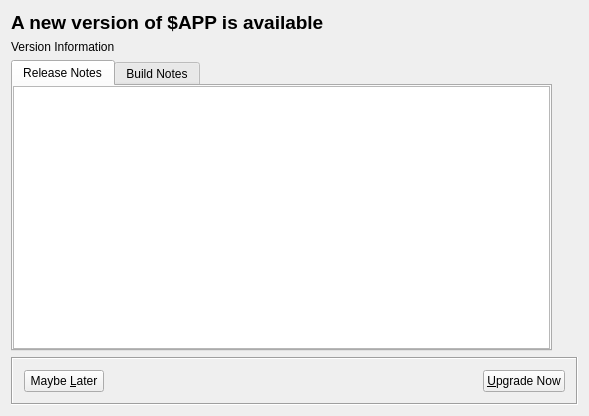
<?xml version="1.0" encoding="UTF-8"?>
<ui version="4.0">
 <class>UpdaterWindow</class>
 <widget class="QMainWindow" name="UpdaterWindow">
  <property name="geometry">
   <rect>
    <x>0</x>
    <y>0</y>
    <width>589</width>
    <height>416</height>
   </rect>
  </property>
  <property name="windowTitle">
   <string>OSCAR Updater</string>
  </property>
  <property name="windowIcon">
   <iconset>
    <normaloff>:/icons/logo.png</normaloff>:/icons/logo.png</iconset>
  </property>
  <widget class="QWidget" name="centralWidget">
   <layout class="QVBoxLayout" name="verticalLayout">
    <property name="spacing">
     <number>0</number>
    </property>
    <property name="leftMargin">
     <number>0</number>
    </property>
    <property name="topMargin">
     <number>0</number>
    </property>
    <property name="rightMargin">
     <number>0</number>
    </property>
    <property name="bottomMargin">
     <number>0</number>
    </property>
    <item>
     <widget class="QStackedWidget" name="stackedWidget">
      <property name="currentIndex">
       <number>0</number>
      </property>
      <widget class="QWidget" name="frontPage">
       <layout class="QGridLayout" name="gridLayout">
        <item row="0" column="0">
         <widget class="QLabel" name="Title">
          <property name="sizePolicy">
           <sizepolicy hsizetype="Fixed" vsizetype="Preferred">
            <horstretch>0</horstretch>
            <verstretch>0</verstretch>
           </sizepolicy>
          </property>
          <property name="font">
           <font>
            <pointsize>14</pointsize>
            <weight>75</weight>
            <bold>true</bold>
           </font>
          </property>
          <property name="text">
           <string>A new version of $APP is available</string>
          </property>
         </widget>
        </item>
        <item row="0" column="1" rowspan="3">
         <layout class="QVBoxLayout" name="verticalLayout_5">
          <item>
           <widget class="QLabel" name="graphicLabel">
            <property name="maximumSize">
             <size>
              <width>100</width>
              <height>100</height>
             </size>
            </property>
            <property name="text">
             <string/>
            </property>
            <property name="pixmap">
             <pixmap resource="Resources.qrc">:/icons/logo.png</pixmap>
            </property>
            <property name="scaledContents">
             <bool>true</bool>
            </property>
            <property name="alignment">
             <set>Qt::AlignLeading|Qt::AlignLeft|Qt::AlignTop</set>
            </property>
           </widget>
          </item>
          <item>
           <spacer name="verticalSpacer">
            <property name="orientation">
             <enum>Qt::Vertical</enum>
            </property>
            <property name="sizeHint" stdset="0">
             <size>
              <width>20</width>
              <height>40</height>
             </size>
            </property>
           </spacer>
          </item>
         </layout>
        </item>
        <item row="1" column="0">
         <widget class="QLabel" name="versionInfo">
          <property name="text">
           <string>Version Information</string>
          </property>
         </widget>
        </item>
        <item row="2" column="0">
         <widget class="QTabWidget" name="notesTabWidget">
          <property name="currentIndex">
           <number>0</number>
          </property>
          <widget class="QWidget" name="relNotesTab">
           <attribute name="title">
            <string>Release Notes</string>
           </attribute>
           <layout class="QVBoxLayout" name="verticalLayout_8">
            <property name="spacing">
             <number>0</number>
            </property>
            <property name="leftMargin">
             <number>0</number>
            </property>
            <property name="topMargin">
             <number>0</number>
            </property>
            <property name="rightMargin">
             <number>0</number>
            </property>
            <property name="bottomMargin">
             <number>0</number>
            </property>
            <item>
             <widget class="QTextBrowser" name="webView"/>
            </item>
           </layout>
          </widget>
          <widget class="QWidget" name="buildNotesTab">
           <attribute name="title">
            <string>Build Notes</string>
           </attribute>
           <layout class="QVBoxLayout" name="verticalLayout_9">
            <property name="spacing">
             <number>0</number>
            </property>
            <property name="leftMargin">
             <number>0</number>
            </property>
            <property name="topMargin">
             <number>0</number>
            </property>
            <property name="rightMargin">
             <number>0</number>
            </property>
            <property name="bottomMargin">
             <number>0</number>
            </property>
            <item>
             <widget class="QTextEdit" name="buildNotes">
              <property name="sizePolicy">
               <sizepolicy hsizetype="Expanding" vsizetype="Expanding">
                <horstretch>0</horstretch>
                <verstretch>0</verstretch>
               </sizepolicy>
              </property>
              <property name="frameShape">
               <enum>QFrame::NoFrame</enum>
              </property>
              <property name="frameShadow">
               <enum>QFrame::Plain</enum>
              </property>
              <property name="readOnly">
               <bool>true</bool>
              </property>
             </widget>
            </item>
           </layout>
          </widget>
         </widget>
        </item>
        <item row="3" column="0" colspan="2">
         <widget class="QFrame" name="frame_2">
          <property name="frameShape">
           <enum>QFrame::Box</enum>
          </property>
          <property name="frameShadow">
           <enum>QFrame::Sunken</enum>
          </property>
          <layout class="QHBoxLayout" name="horizontalLayout_3">
           <item>
            <widget class="QPushButton" name="CloseButton">
             <property name="text">
              <string>Maybe &amp;Later</string>
             </property>
            </widget>
           </item>
           <item>
            <spacer name="horizontalSpacer_2">
             <property name="orientation">
              <enum>Qt::Horizontal</enum>
             </property>
             <property name="sizeHint" stdset="0">
              <size>
               <width>40</width>
               <height>20</height>
              </size>
             </property>
            </spacer>
           </item>
           <item>
            <widget class="QPushButton" name="upgradeButton">
             <property name="text">
              <string>&amp;Upgrade Now</string>
             </property>
            </widget>
           </item>
          </layout>
         </widget>
        </item>
       </layout>
      </widget>
      <widget class="QWidget" name="page">
       <layout class="QVBoxLayout" name="verticalLayout_2">
        <property name="spacing">
         <number>4</number>
        </property>
        <property name="leftMargin">
         <number>4</number>
        </property>
        <property name="topMargin">
         <number>4</number>
        </property>
        <property name="rightMargin">
         <number>4</number>
        </property>
        <property name="bottomMargin">
         <number>4</number>
        </property>
        <item>
         <widget class="QLabel" name="downloadTitle">
          <property name="font">
           <font>
            <weight>75</weight>
            <bold>true</bold>
           </font>
          </property>
          <property name="text">
           <string>Please wait while updates are downloaded and installed...</string>
          </property>
         </widget>
        </item>
        <item>
         <layout class="QHBoxLayout" name="horizontalLayout"/>
        </item>
        <item>
         <widget class="QTabWidget" name="tabWidget">
          <property name="currentIndex">
           <number>0</number>
          </property>
          <widget class="QWidget" name="tabUpdates">
           <attribute name="title">
            <string>Updates</string>
           </attribute>
           <layout class="QVBoxLayout" name="verticalLayout_3">
            <property name="spacing">
             <number>0</number>
            </property>
            <property name="leftMargin">
             <number>0</number>
            </property>
            <property name="topMargin">
             <number>0</number>
            </property>
            <property name="rightMargin">
             <number>0</number>
            </property>
            <property name="bottomMargin">
             <number>0</number>
            </property>
            <item>
             <widget class="QTableWidget" name="tableWidget">
              <property name="editTriggers">
               <set>QAbstractItemView::NoEditTriggers</set>
              </property>
              <property name="alternatingRowColors">
               <bool>true</bool>
              </property>
              <property name="selectionMode">
               <enum>QAbstractItemView::NoSelection</enum>
              </property>
              <property name="selectionBehavior">
               <enum>QAbstractItemView::SelectRows</enum>
              </property>
              <attribute name="horizontalHeaderStretchLastSection">
               <bool>true</bool>
              </attribute>
              <attribute name="verticalHeaderVisible">
               <bool>false</bool>
              </attribute>
              <column>
               <property name="text">
                <string>Component</string>
               </property>
              </column>
              <column>
               <property name="text">
                <string>Version</string>
               </property>
              </column>
              <column>
               <property name="text">
                <string>Size</string>
               </property>
              </column>
              <column>
               <property name="text">
                <string>Progress</string>
               </property>
              </column>
             </widget>
            </item>
           </layout>
          </widget>
          <widget class="QWidget" name="tabLog">
           <attribute name="title">
            <string>Log</string>
           </attribute>
           <layout class="QVBoxLayout" name="verticalLayout_4">
            <property name="spacing">
             <number>0</number>
            </property>
            <property name="leftMargin">
             <number>0</number>
            </property>
            <property name="topMargin">
             <number>0</number>
            </property>
            <property name="rightMargin">
             <number>0</number>
            </property>
            <property name="bottomMargin">
             <number>0</number>
            </property>
            <item>
             <widget class="QPlainTextEdit" name="plainTextEdit"/>
            </item>
           </layout>
          </widget>
         </widget>
        </item>
        <item>
         <widget class="QWidget" name="widget" native="true">
          <layout class="QHBoxLayout" name="horizontalLayout_2">
           <property name="spacing">
            <number>0</number>
           </property>
           <property name="leftMargin">
            <number>0</number>
           </property>
           <property name="topMargin">
            <number>0</number>
           </property>
           <property name="rightMargin">
            <number>0</number>
           </property>
           <property name="bottomMargin">
            <number>0</number>
           </property>
           <item>
            <widget class="QLabel" name="downloadLabel">
             <property name="text">
              <string>Downloading &amp; Installing Updates</string>
             </property>
            </widget>
           </item>
           <item>
            <spacer name="horizontalSpacer">
             <property name="orientation">
              <enum>Qt::Horizontal</enum>
             </property>
             <property name="sizeHint" stdset="0">
              <size>
               <width>40</width>
               <height>20</height>
              </size>
             </property>
            </spacer>
           </item>
           <item>
            <widget class="QPushButton" name="FinishedButton">
             <property name="text">
              <string>&amp;Finished</string>
             </property>
            </widget>
           </item>
          </layout>
         </widget>
        </item>
       </layout>
      </widget>
     </widget>
    </item>
   </layout>
  </widget>
 </widget>
 <layoutdefault spacing="6" margin="11"/>
 <resources>
  <include location="Resources.qrc"/>
 </resources>
 <connections/>
</ui>
